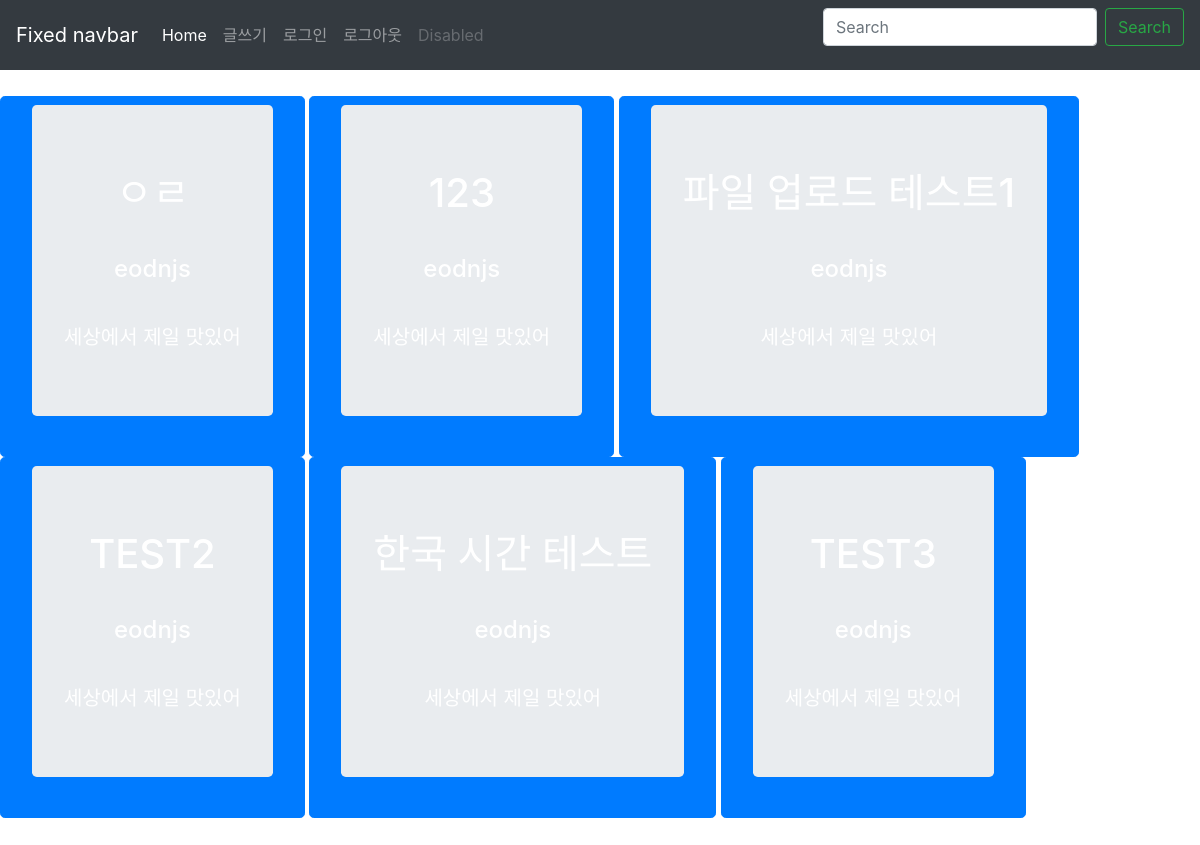
The app's page /blogMain/, older data.
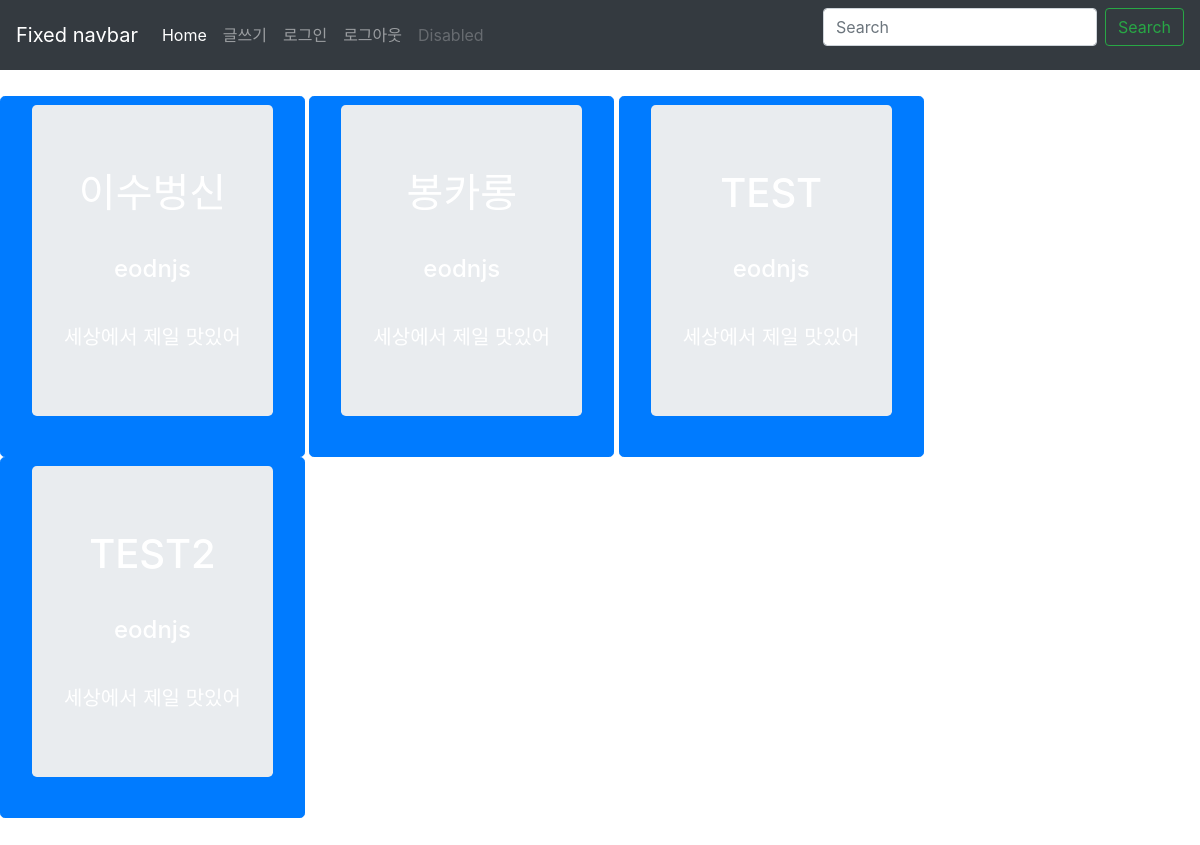
The same page, newer data.
### blogapp/models.py (models this page shows)
class Blog(models.Model):
    title = models.CharField(max_length=100)
    pub_date = models.DateTimeField(auto_now_add=True)
    author = models.ForeignKey(User, on_delete=models.CASCADE, null=True, default=1)
    body = RichTextUploadingField()

### blogapp/views.py (the view)
# urls.py: path('blogMain/', blogapp.views.blogMain, name='blogMain'),
def blogMain(request):
    blogs = Blog.objects.all()
    return render(request, 'blogMain.html', {'blogs': blogs})

### blogapp/templates/blogMain.html
{% extends 'base.html' %}
{% block content %}
    <br>
    {% for blog in blogs %}
        <a class="btn btn-lg btn-primary"
                   href="{% url 'detail' blog.id %}"
                   role="button">
        <main role="main" class="container">
            <div class="jumbotron">
                <h1>{{ blog.title }}</h1>
                <br>
                <h4>{{ blog.author }}</h4>
                <br>
                세상에서 제일 맛있어
            </div>
        </main>
        </a>
    {% endfor %}
{% endblock %}

### jangoProject/templates/base.html (shortened to what this page needs)
{% load static %}
<head>
    <link rel="stylesheet" href="https://stackpath.bootstrapcdn.com/bootstrap/4.3.1/css/bootstrap.min.css"
>
    <link rel="stylesheet" href="{% static 'css/navbar-top-fixed.css' %}">
</head>
<body>
<nav class="navbar navbar-expand-md navbar-dark fixed-top bg-dark">
    <a class="navbar-brand" href="{% url 'index' %}">Fixed navbar</a>
    <div class="collapse navbar-collapse" id="navbarCollapse">
        <ul class="navbar-nav mr-auto">
            <li class="nav-item active">
                <a class="nav-link" href="{% url 'blogMain' %}">Home <span class="sr-only">(current)</span></a>
            </li>
            <li class="nav-item">
                <a class="nav-link" href="{% url 'createBlog' %}">글쓰기</a>
            </li>
            <li class="nav-item">
                <a class="nav-link" href="#">로그인</a>
            </li>
            <li class="nav-item">
                <a class="nav-link" href="#">로그아웃</a>
            </li>
            <li class="nav-item">
                <a class="nav-link disabled" href="#" tabindex="-1" aria-disabled="true">Disabled</a>
            </li>
        </ul>
        <form class="form-inline mt-2 mt-md-0">
            <input class="form-control mr-sm-2" type="text" placeholder="Search" aria-label="Search">
            <button class="btn btn-outline-success my-2 my-sm-0" type="submit">Search</button>
        </form>
    </div>
</nav>
{% block content %}
{% endblock %}
</body>

### blogapp/static/css/navbar-top-fixed.css (style rules this page uses)
body { min-height: 75rem; padding-top: 4.5rem; }

Row changes from the older to the newer data that the page shows:
removed Blog: title "ㅇㄹ", author "eodnjs"
removed Blog: title "123", author "eodnjs"
removed Blog: title "파일 업로드 테스트1", author "eodnjs"
removed Blog: title "한국 시간 테스트", author "eodnjs"
removed Blog: title "TEST3", author "eodnjs"
added Blog: title "이수벙신", author "eodnjs"
added Blog: title "봉카롱", author "eodnjs"
added Blog: title "TEST", author "eodnjs"
